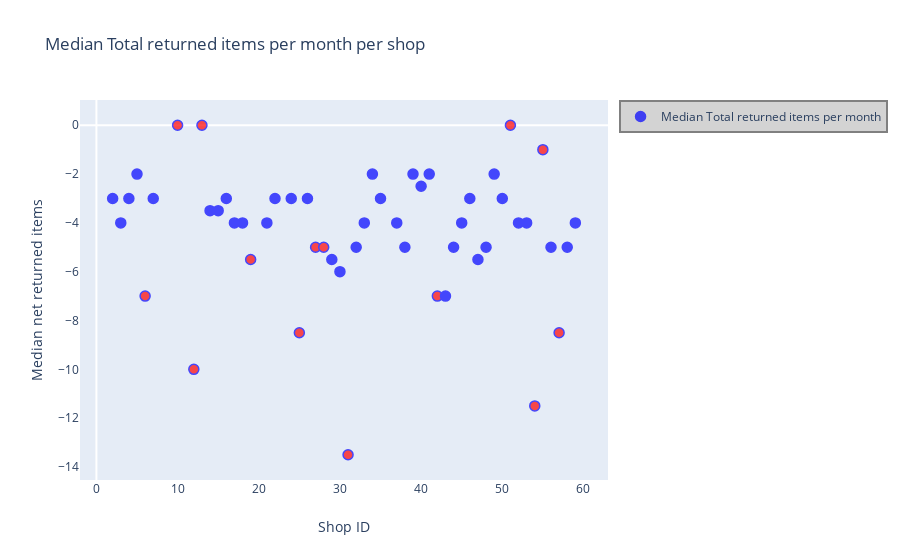

Notebook source saved alongside this figure:
### Code cell
# scatter plot using one few features indepently to depict the clustering results//
# Plot data//
data = [go.Scatter(
    y = shop_df['median_total_returned_items_permonth'],
    x = shop_df['shop_id'],
    name = 'Median Total returned items per month',
    text = 'Median net returned items',
    mode = 'markers',
    marker = dict(
        size = 10,
        color = shop_df['colour'],
        line = dict(
            width = 1.5,
            color = 'blue'
        )
    ),
    opacity = 0.7
)]

# Create/Design layout for the plot
layout = dict(title = 'Median Total returned items per month per shop',
              yaxis = dict(title='Median net returned items',
                        showgrid=False,
                    ),
              xaxis = dict(title='Shop ID',
                        showgrid=False,
                    ),
              showlegend=True,
              legend=dict(bgcolor='lightgray',
                        bordercolor='gray',
                        borderwidth=2
                    )
             )

# Combine data and layout into a single figure
fig = dict(data=data, layout=layout)

# IPython notebook- plot
iplot(fig, filename='scatter-sentimentscore')

### Figure 1 — Plotly figure (JSON) as saved in the notebook; plotly's stock layout.template omitted (floating-point values rounded to 4 significant figures)
{"data": [{"marker": {"color": ["blue", "blue", "blue", "blue", "red", "blue", "red", "red", "red", "blue", "blue", "blue", "blue", "blue", "red", "blue", "blue", "blue", "red", "blue", "red", "red", "blue", "blue", "red", "blue", "blue", "blue", "blue", "blue", "blue", "blue", "blue", "blue", "red", "blue", "blue", "blue", "blue", "blue", "blue", "blue", "blue", "red", "blue", "blue", "red", "red", "blue", "red", "blue", "blue"], "line": {"color": "blue", "width": 1.5}, "size": 10}, "mode": "markers", "name": "Median Total returned items per month", "opacity": 0.7, "text": "Median net returned items", "type": "scatter", "x": [2, 3, 4, 5, 6, 7, 10, 12, 13, 14, 15, 16, 17, 18, 19, 21, 22, 24, 25, 26, 27, 28, 29, 30, 31, 32, 33, 34, 35, 37, 38, 39, 40, 41, 42, 43, 44, 45, 46, 47, 48, 49, 50, 51, 52, 53, 54, 55, 56, 57, 58, 59], "y": [-3, -4, -3, -2, -7, -3, 0, -10, 0, -3.5, -3.5, -3, -4, -4, -5.5, -4, -3, -3, -8.5, -3, -5, -5, -5.5, -6, -13.5, -5, -4, -2, -3, -4, -5, -2, -2.5, -2, -7, -7, -5, -4, -3, -5.5, -5, -2, -3, 0, -4, -4, -11.5, -1, -5, -8.5, -5, -4]}], "layout": {"legend": {"bgcolor": "lightgray", "bordercolor": "gray", "borderwidth": 2}, "showlegend": true, "title": {"text": "Median Total returned items per month per shop"}, "xaxis": {"showgrid": false, "title": {"text": "Shop ID"}}, "yaxis": {"showgrid": false, "title": {"text": "Median net returned items"}}}}
